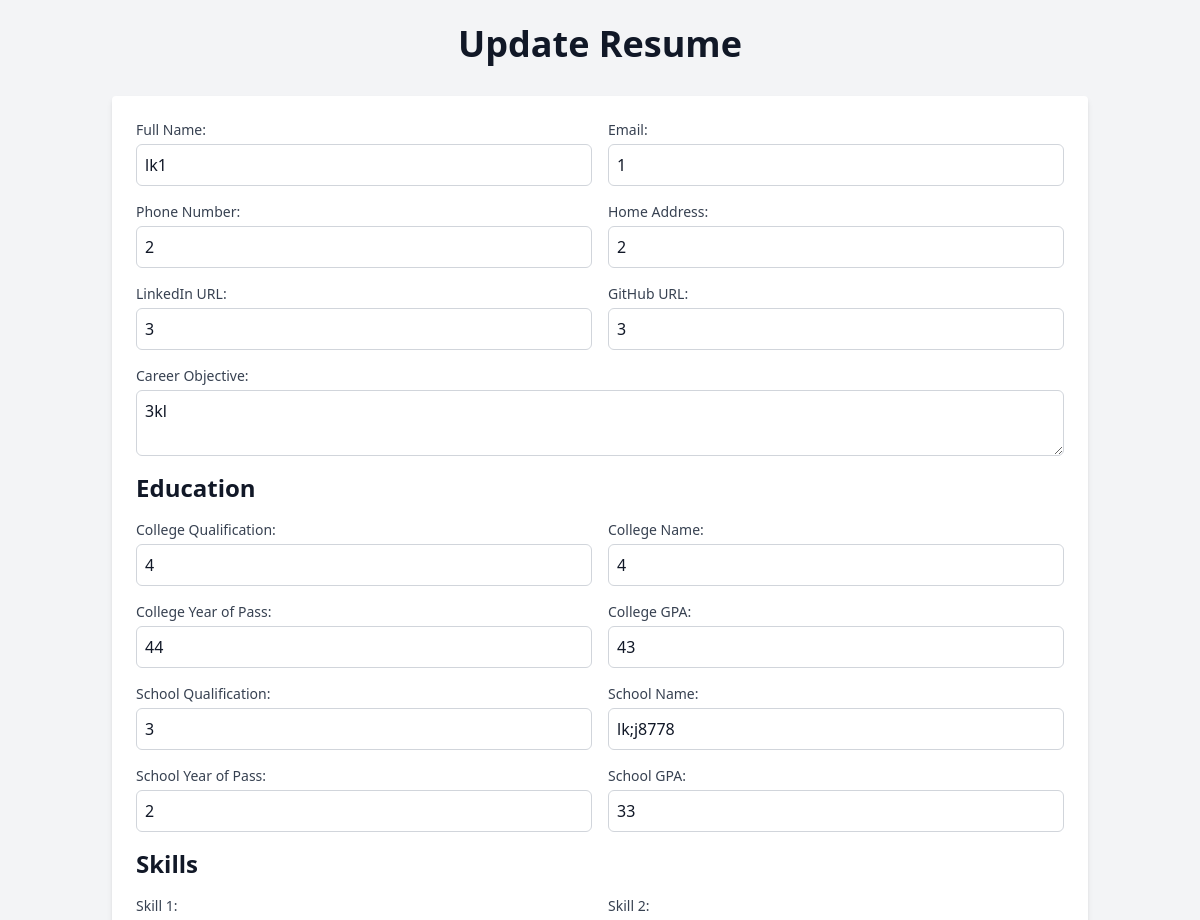
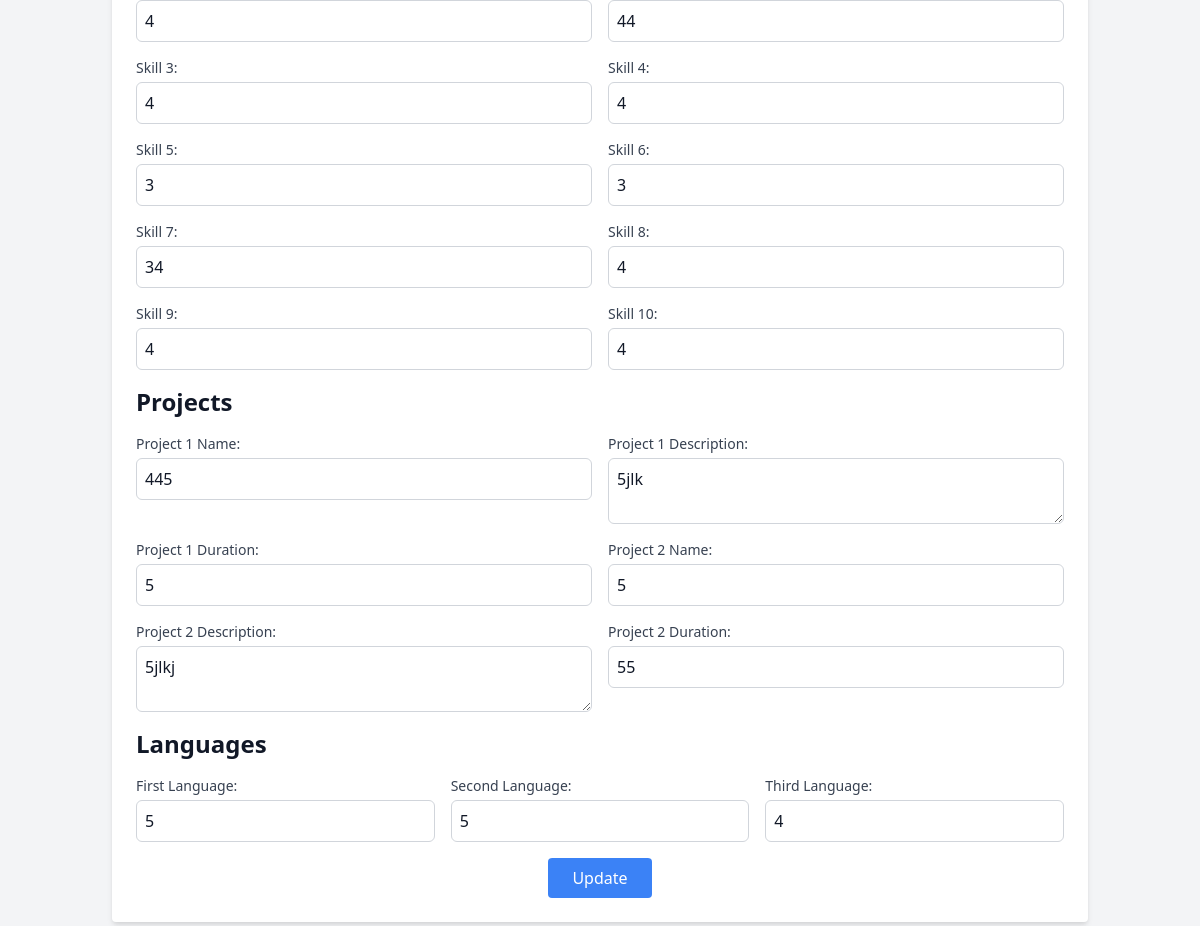
Page /update/3 on the committed database (2 pictures, top to bottom).
### models.py (models this page shows)
class Resumebuildertable(Base):
    __tablename__ = "resumedatatable"
    id = Column(Integer, primary_key=True, index=True)
    name = Column(String, index=True)
    email = Column(String, index=True)
    phonenumber = Column(String, index=True)
    location = Column(String, index=True)
    linkedinlink = Column(String, index=True)
    githublink = Column(String, index=True)
    careerobjective = Column(String, index=True)
    college_qualification = Column(String, index=True)
    college_name = Column(String, index=True)
    college_year_of_pass = Column(String, index=True)
    college_gpa = Column(String, index=True)
    school_qualification = Column(String, index=True)
    school_name = Column(String, index=True)
    school_year_of_pass = Column(String, index=True)
    school_gpa = Column(String, index=True)
    skill1 = Column(String, index=True)
    skill2 = Column(String, index=True)
    skill3 = Column(String, index=True)
    skill4 = Column(String, index=True)
    skill5 = Column(String, index=True)
    skill6 = Column(String, index=True)
    skill7 = Column(String, index=True, default="")
    skill8 = Column(String, index=True, default="")
    skill9 = Column(String, index=True, default="")
    skill10 = Column(String, index=True, default="")
    project1_name = Column(String, index=True)
    project1_description = Column(String, index=True)
    project1_duration = Column(String, index=True)
    project2_name = Column(String, index=True)
    project2_description = Column(String, index=True)
    project2_duration = Column(String, index=True)
    language1 = Column(String, index=True)
    language2 = Column(String, index=True)
    language3 = Column(String, index=True, default="")

### main.py (the view)
@app.get("/update/{resumebuildertable_id}", response_class=HTMLResponse)
async def update_item_form(resumebuildertable_id: int, request: Request, db: Session = Depends(database.get_db)):
    resumebuildertable = db.query(models.Resumebuildertable).filter(models.Resumebuildertable.id == resumebuildertable_id).first()
    if not resumebuildertable:
        raise HTTPException(status_code=404, detail="Item not found")
    return templates.TemplateResponse("update_item.html", {"request": request, "resumebuildertable": resumebuildertable})

### templates/update_item.html (shortened to what this page needs)
<!DOCTYPE html>
<html lang="en">
<head>
    <link href="https://cdn.jsdelivr.net/npm/tailwindcss@2.2.19/dist/tailwind.min.css" rel="stylesheet">
</head>
<body class="bg-gray-100 text-gray-900">
    <div class="container mx-auto p-6">
        <h1 class="text-4xl font-bold text-center mb-8">Update Resume</h1>
        <form action="/update/{{ resumebuildertable.id }}" method="post" class="bg-white p-6 rounded shadow-md space-y-4">
            <div class="grid grid-cols-1 md:grid-cols-2 gap-4">
                <div>
                    <label for="name" class="block text-sm font-medium text-gray-700">Full Name:</label>
                    <input type="text" id="name" name="name" value="{{ resumebuildertable.name }}" class="mt-1 block w-full border border-gray-300 rounded-md p-2" required>
                </div>
                <div>
                    <label for="email" class="block text-sm font-medium text-gray-700">Email:</label>
                    <input type="text" id="email" name="email" value="{{ resumebuildertable.email }}" class="mt-1 block w-full border border-gray-300 rounded-md p-2" required>
                </div>
                <div>
                    <label for="phonenumber" class="block text-sm font-medium text-gray-700">Phone Number:</label>
                    <input type="text" id="phonenumber" name="phonenumber" value="{{ resumebuildertable.phonenumber }}" class="mt-1 block w-full border border-gray-300 rounded-md p-2" required>
                </div>
                <div>
                    <label for="location" class="block text-sm font-medium text-gray-700">Home Address:</label>
                    <input type="text" id="location" name="location" value="{{ resumebuildertable.location }}" class="mt-1 block w-full border border-gray-300 rounded-md p-2" required>
                </div>
                <div>
                    <label for="linkedinlink" class="block text-sm font-medium text-gray-700">LinkedIn URL:</label>
                    <input type="text" id="linkedinlink" name="linkedinlink" value="{{ resumebuildertable.linkedinlink }}" class="mt-1 block w-full border border-gray-300 rounded-md p-2" required>
                </div>
                <div>
                    <label for="githublink" class="block text-sm font-medium text-gray-700">GitHub URL:</label>
                    <input type="text" id="githublink" name="githublink" value="{{ resumebuildertable.githublink }}" class="mt-1 block w-full border border-gray-300 rounded-md p-2" required>
                </div>
                <div class="md:col-span-2">
                    <label for="careerobjective" class="block text-sm font-medium text-gray-700">Career Objective:</label>
                    <textarea id="careerobjective" name="careerobjective" class="mt-1 block w-full border border-gray-300 rounded-md p-2" required>{{ resumebuildertable.careerobjective }}</textarea>
                </div>
            </div>
            <h2 class="text-2xl font-semibold mt-6 mb-4">Education</h2>
            <div class="grid grid-cols-1 md:grid-cols-2 gap-4">
                <div>
                    <label for="college_qualification" class="block text-sm font-medium text-gray-700">College Qualification:</label>
                    <input type="text" id="college_qualification" name="college_qualification" value="{{ resumebuildertable.college_qualification }}" class="mt-1 block w-full border border-gray-300 rounded-md p-2" required>
                </div>
                <div>
                    <label for="college_name" class="block text-sm font-medium text-gray-700">College Name:</label>
                    <input type="text" id="college_name" name="college_name" value="{{ resumebuildertable.college_name }}" class="mt-1 block w-full border border-gray-300 rounded-md p-2" required>
                </div>
                <div>
                    <label for="college_year_of_pass" class="block text-sm font-medium text-gray-700">College Year of Pass:</label>
                    <input type="text" id="college_year_of_pass" name="college_year_of_pass" value="{{ resumebuildertable.college_year_of_pass }}" class="mt-1 block w-full border border-gray-300 rounded-md p-2" required>
                </div>
                <div>
                    <label for="college_gpa" class="block text-sm font-medium text-gray-700">College GPA:</label>
                    <input type="text" id="college_gpa" name="college_gpa" value="{{ resumebuildertable.college_gpa }}" class="mt-1 block w-full border border-gray-300 rounded-md p-2" required>
                </div>
                <div>
                    <label for="school_qualification" class="block text-sm font-medium text-gray-700">School Qualification:</label>
                    <input type="text" id="school_qualification" name="school_qualification" value="{{ resumebuildertable.school_qualification }}" class="mt-1 block w-full border border-gray-300 rounded-md p-2" required>
                </div>
                <div>
                    <label for="school_name" class="block text-sm font-medium text-gray-700">School Name:</label>
                    <input type="text" id="school_name" name="school_name" value="{{ resumebuildertable.school_name }}" class="mt-1 block w-full border border-gray-300 rounded-md p-2" required>
                </div>
                <div>
                    <label for="school_year_of_pass" class="block text-sm font-medium text-gray-700">School Year of Pass:</label>
                    <input type="text" id="school_year_of_pass" name="school_year_of_pass" value="{{ resumebuildertable.school_year_of_pass }}" class="mt-1 block w-full border border-gray-300 rounded-md p-2" required>
                </div>
                <div>
                    <label for="school_gpa" class="block text-sm font-medium text-gray-700">School GPA:</label>
                    <input type="text" id="school_gpa" name="school_gpa" value="{{ resumebuildertable.school_gpa }}" class="mt-1 block w-full border border-gray-300 rounded-md p-2" required>
                </div>
            </div>
            <h2 class="text-2xl font-semibold mt-6 mb-4">Skills</h2>
            <div class="grid grid-cols-1 md:grid-cols-2 gap-4">
                <div>
                    <label for="skill1" class="block text-sm font-medium text-gray-700">Skill 1:</label>
                    <input type="text" id="skill1" name="skill1" value="{{ resumebuildertable.skill1 }}" class="mt-1 block w-full border border-gray-300 rounded-md p-2" required>
                </div>
                <div>
                    <label for="skill2" class="block text-sm font-medium text-gray-700">Skill 2:</label>
                    <input type="text" id="skill2" name="skill2" value="{{ resumebuildertable.skill2 }}" class="mt-1 block w-full border border-gray-300 rounded-md p-2" required>
                </div>
                <div>
                    <label for="skill3" class="block text-sm font-medium text-gray-700">Skill 3:</label>
                    <input type="text" id="skill3" name="skill3" value="{{ resumebuildertable.skill3 }}" class="mt-1 block w-full border border-gray-300 rounded-md p-2" required>
                </div>
                <div>
                    <label for="skill4" class="block text-sm font-medium text-gray-700">Skill 4:</label>
                    <input type="text" id="skill4" name="skill4" value="{{ resumebuildertable.skill4 }}" class="mt-1 block w-full border border-gray-300 rounded-md p-2" required>
                </div>
                <div>
                    <label for="skill5" class="block text-sm font-medium text-gray-700">Skill 5:</label>
                    <input type="text" id="skill5" name="skill5" value="{{ resumebuildertable.skill5 }}" class="mt-1 block w-full border border-gray-300 rounded-md p-2" required>
                </div>
                <div>
                    <label for="skill6" class="block text-sm font-medium text-gray-700">Skill 6:</label>
                    <input type="text" id="skill6" name="skill6" value="{{ resumebuildertable.skill6 }}" class="mt-1 block w-full border border-gray-300 rounded-md p-2" required>
                </div>
                <div>
                    <label for="skill7" class="block text-sm font-medium text-gray-700">Skill 7:</label>
                    <input type="text" id="skill7" name="skill7" value="{{ resumebuildertable.skill7 }}" class="mt-1 block w-full border border-gray-300 rounded-md p-2" required>
                </div>
                <div>
                    <label for="skill8" class="block text-sm font-medium text-gray-700">Skill 8:</label>
                    <input type="text" id="skill8" name="skill8" value="{{ resumebuildertable.skill8 }}" class="mt-1 block w-full border border-gray-300 rounded-md p-2" required>
                </div>
                <div>
                    <label for="skill9" class="block text-sm font-medium text-gray-700">Skill 9:</label>
                    <input type="text" id="skill9" name="skill9" value="{{ resumebuildertable.skill9 }}" class="mt-1 block w-full border border-gray-300 rounded-md p-2" required>
                </div>
                <div>
                    <label for="skill10" class="block text-sm font-medium text-gray-700">Skill 10:</label>
                    <input type="text" id="skill10" name="skill10" value="{{ resumebuildertable.skill10 }}" class="mt-1 block w-full border border-gray-300 rounded-md p-2" required>
                </div>
            </div>
            <h2 class="text-2xl font-semibold mt-6 mb-4">Projects</h2>
            <div class="grid grid-cols-1 md:grid-cols-2 gap-4">
                <div>
                    <label for="project1_name" class="block text-sm font-medium text-gray-700">Project 1 Name:</label>
                    <input type="text" id="project1_name" name="project1_name" value="{{ resumebuildertable.project1_name }}" class="mt-1 block w-full border border-gray-300 rounded-md p-2" required>
                </div>
                <div>
                    <label for="project1_description" class="block text-sm font-medium text-gray-700">Project 1 Description:</label>
                    <textarea id="project1_description" name="project1_description" class="mt-1 block w-full border border-gray-300 rounded-md p-2" required>{{ resumebuildertable.project1_description }}</textarea>
                </div>
                <div>
                    <label for="project1_duration" class="block text-sm font-medium text-gray-700">Project 1 Duration:</label>
                    <input type="text" id="project1_duration" name="project1_duration" value="{{ resumebuildertable.project1_duration }}" class="mt-1 block w-full border border-gray-300 rounded-md p-2" required>
                </div>
                <div>
                    <label for="project2_name" class="block text-sm font-medium text-gray-700">Project 2 Name:</label>
                    <input type="text" id="project2_name" name="project2_name" value="{{ resumebuildertable.project2_name }}" class="mt-1 block w-full border border-gray-300 rounded-md p-2" required>
                </div>
                <div>
                    <label for="project2_description" class="block text-sm font-medium text-gray-700">Project 2 Description:</label>
                    <textarea id="project2_description" name="project2_description" class="mt-1 block w-full border border-gray-300 rounded-md p-2" required>{{ resumebuildertable.project2_description }}</textarea>
                </div>
                <div>
                    <label for="project2_duration" class="block text-sm font-medium text-gray-700">Project 2 Duration:</label>
                    <input type="text" id="project2_duration" name="project2_duration" value="{{ resumebuildertable.project2_duration }}" class="mt-1 block w-full border border-gray-300 rounded-md p-2" required>
                </div>
            </div>
            <h2 class="text-2xl font-semibold mt-6 mb-4">Languages</h2>
            <div class="grid grid-cols-1 md:grid-cols-3 gap-4">
                <div>
                    <label for="language1" class="block text-sm font-medium text-gray-700">First Language:</label>
                    <input type="text" id="language1" name="language1" value="{{ resumebuildertable.language1 }}" class="mt-1 block w-full border border-gray-300 rounded-md p-2" required>
                </div>
                <div>
                    <label for="language2" class="block text-sm font-medium text-gray-700">Second Language:</label>
                    <input type="text" id="language2" name="language2" value="{{ resumebuildertable.language2 }}" class="mt-1 block w-full border border-gray-300 rounded-md p-2" required>
                </div>
                <div>
                    <label for="language3" class="block text-sm font-medium text-gray-700">Third Language:</label>
                    <input type="text" id="language3" name="language3" value="{{ resumebuildertable.language3 }}" class="mt-1 block w-full border border-gray-300 rounded-md p-2" required>
                </div>
            </div>
            <div class="text-center mt-8">
                <input type="submit" value="Update" class="bg-blue-500 text-white px-6 py-2 rounded hover:bg-blue-600 cursor-pointer">
            </div>
        </form>
    </div>
</body>
</html>

### rows in the picture
Resumebuildertable: name "lk1", email "1", phonenumber "2", location "2", linkedinlink "3", githublink "3", careerobjective "3kl", college_qualification "4", college_name "4", college_year_of_pass "44", college_gpa "43", school_qualification "3", school_name "lk;j8778", school_year_of_pass "2", school_gpa "33", skill1 "4", skill2 "44", skill3 "4", skill4 "4", skill5 "3", skill6 "3", skill7 "34", skill8 "4", skill9 "4", skill10 "4", project1_name "445", project1_description "5jlk", project1_duration "5", project2_name "5", project2_description "5jlkj", project2_duration "55", language1 "5", language2 "5", language3 "4"
